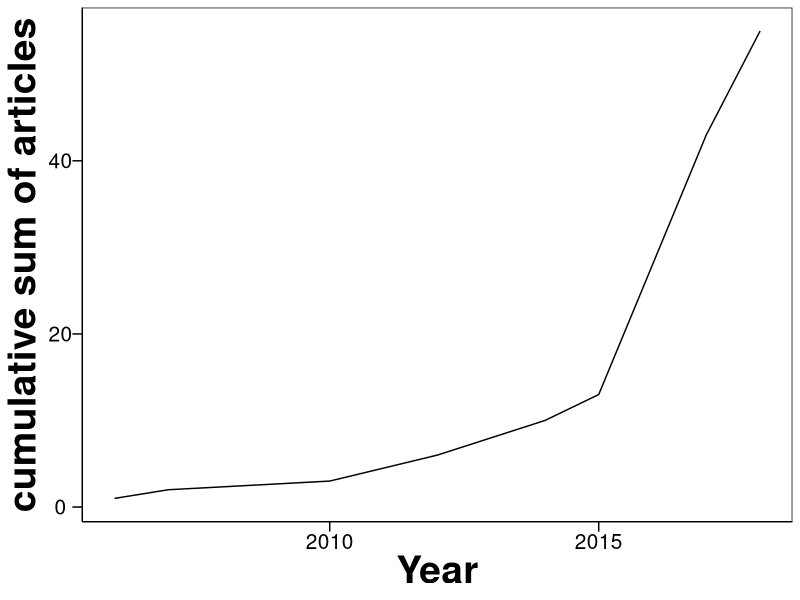
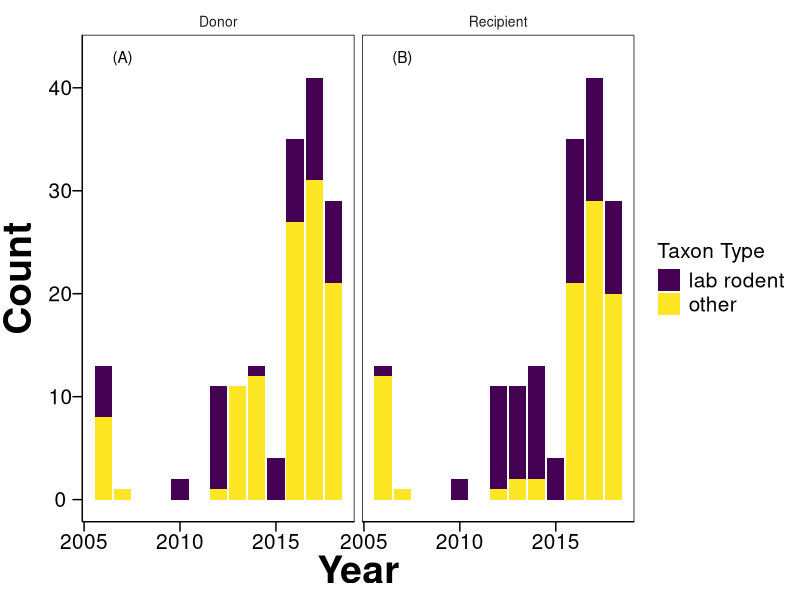
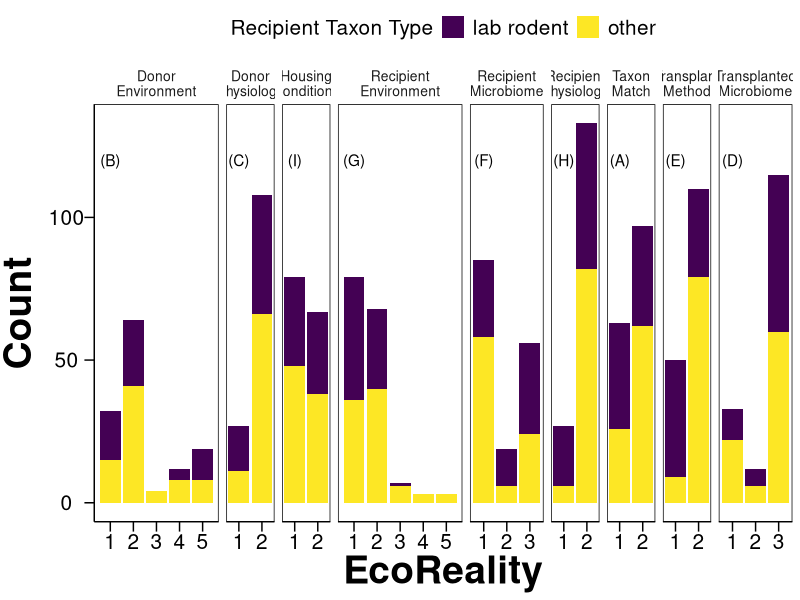
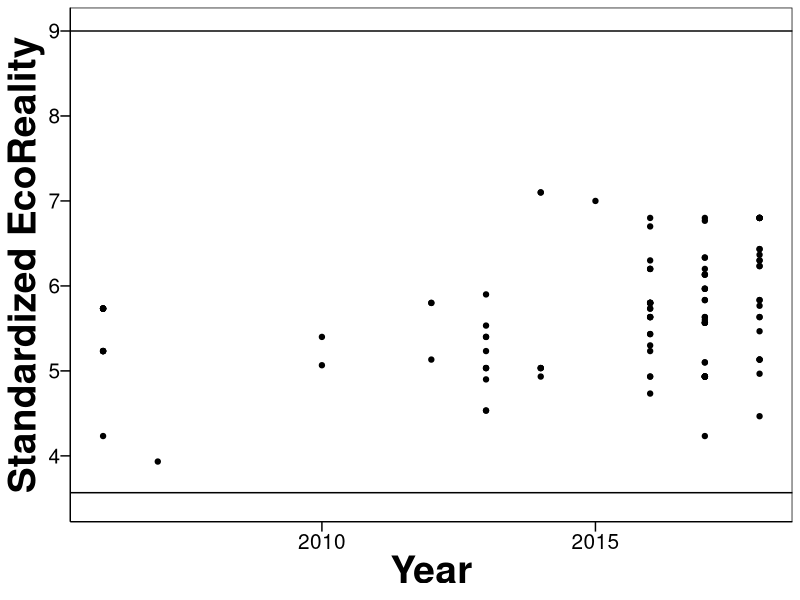
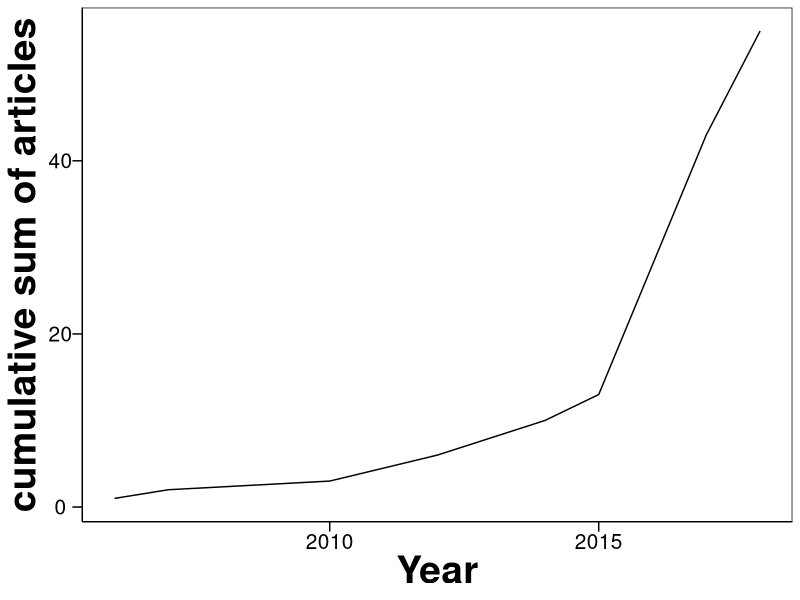
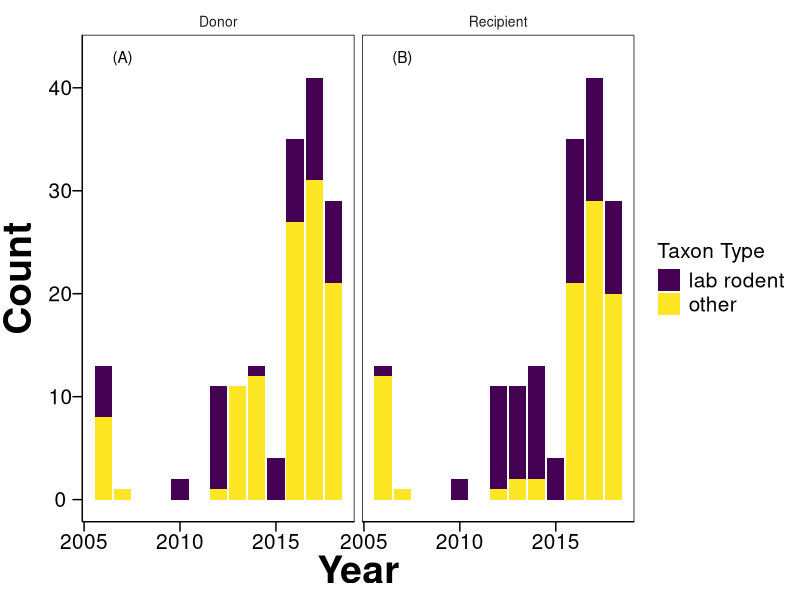
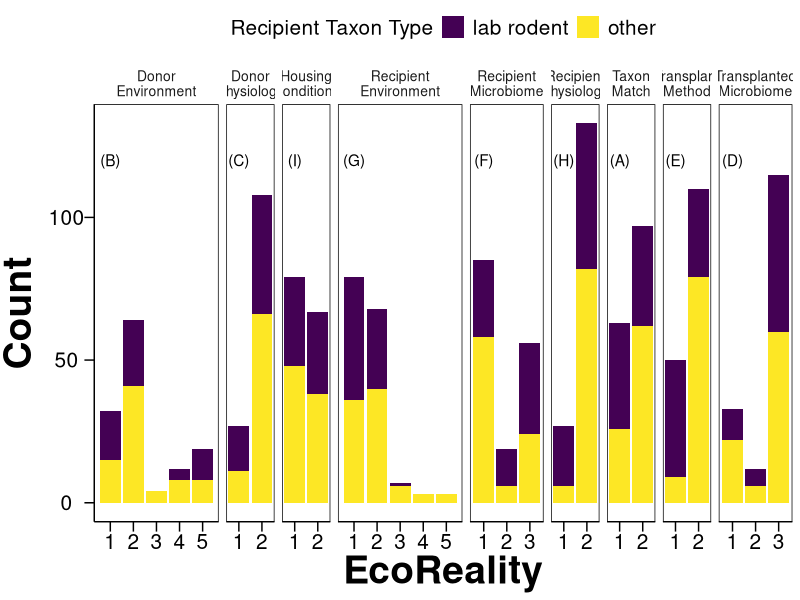
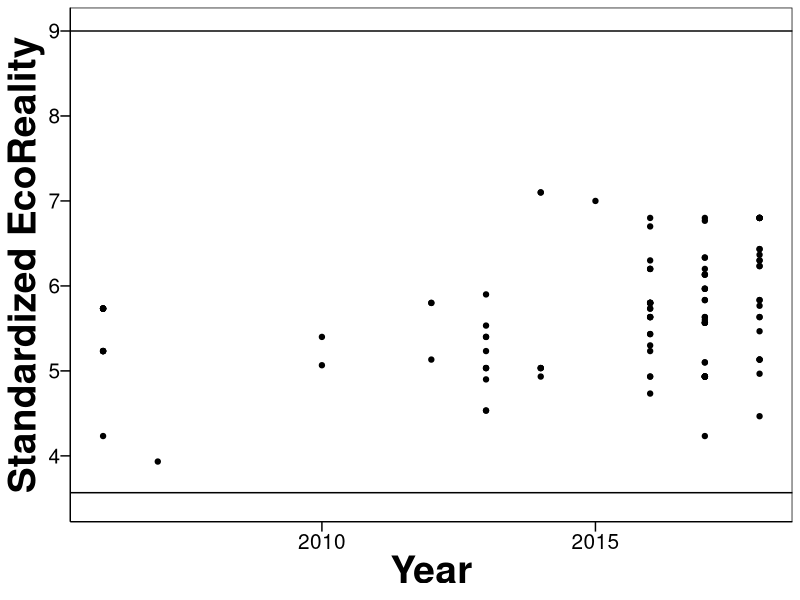

R code for these plots, in order:
##############################
##Into the wild: microbiome transplant studies need broader ecological reality
##
## Christopher J. Greyson-Gaito, Timothy J. Bartley, Karl Cottenie, Will M.C. Jarvis, Amy E.M. Newman, Mason Stothart
##
## R script to create figures in manuscript
## 
## Beginning of coding - 2018-11-19
## Version 1.0 - 2019-04-25
## Version 1.5 - 2019-04-26
## Version 1.53 - 2019-05-05
## Version 2.0 - 2019-12-03
##
## As of 2019-12-03, works with R version 3.6.1 (see packages for their versions)
##############################

theme_simple <- function() {
  theme_grey() %+replace%
    theme(
      axis.line = element_line(colour = "black"),
      panel.grid.minor = element_blank(),
      panel.grid.major = element_blank(),
      panel.background = element_blank(),
      axis.title = element_text(size = 28, face = "bold"),
      axis.text.x = element_text(size = 15, colour = "Black"),
      axis.text.y = element_text(size = 15, colour = "Black"),
      axis.ticks.length = unit(0.25, "cm"),
      axis.ticks = element_line(size = 0.5, colour = "Black"),
      panel.border = element_rect(fill = FALSE, size = 0.5),
      legend.title = element_text(size = 15),
      legend.key = element_blank()
    )
}

library("tidyverse") #Version 1.2.1
theme_set(theme_simple())
library(viridis) #Version 0.5.1

## Read in data -----

df_Transplant <- read_csv("data/EcoRealTable_2019-10-09_Data.csv")

## Data wrangling -----

summary(df_Transplant)

# find all the unique taxon IDs
df_Transplant %>% select(`Donor Taxon`, `Recipient Taxon`) %>% 
  unlist() %>% 
  unique() %>% .[order(.)]
  
## create lookup table more programmatically

labrodents <- c( "mouse", "rat")

donors <- df_Transplant %>%
  dplyr::select(`Donor Taxon`) %>%
  unique() %>%
  arrange(`Donor Taxon`) %>%
  mutate(LabRodent.Donor = ifelse(`Donor Taxon` %in% labrodents, "LabRodent", "Other"))

recipients <- df_Transplant %>%
  dplyr::select(`Recipient Taxon`) %>%
  unique() %>%
  arrange(`Recipient Taxon`) %>%
  mutate(LabRodent.Recip = ifelse(`Recipient Taxon` %in% labrodents, "LabRodent", "Other"))

## create new column for whether donor or recipient host was a labrodent or other
df_Transplant <- left_join(df_Transplant, recipients, by = "Recipient Taxon") %>%
  left_join(donors, by = "Donor Taxon")

# Calculation of number of papers (assuming PdFName are unique for each article)
length(unique(df_Transplant$PdFName)) #55 articles

# Calculation of number of transplant instances
length(df_Transplant$PdFName) #160 transplant instances (rows)

# Calculation of average number of transplant instances per article
summary(df_Transplant %>%
  group_by(PdFName) %>%
  summarise(TransplantCount = length(`Transplant Instance`)) %>%
 select(TransplantCount)) # mean 2.909

# Calculation of cumulative number of publications
df_Transplant %>%
  select(PdFName,Year) %>%
  group_by(Year) %>%
  summarise(Count = length(unique(PdFName))) %>%
  ggplot() +
  geom_line(aes(x = Year, y = cumsum(Count))) +
  ylab("cumulative sum of articles")

ggsave(paste(Sys.Date(), "CumulativeSumArticles.pdf"),
       width = 25, height = 12, units = "cm"
)

## Figures --------


# Figure 2 ----------------------------------------------------------------

#Caption: Number of transplant instances over time where the donor or recipient animal was either a lab rodent (mouse or rat) or another animal.

# necessary data frame to add letters to the plot
ann_fig1 = data.frame(DonorRecip = c("Donor","Recipient"),
                      label = c("(A)", "(B)"))

df_Transplant %>%
  select(PdFName,Year,LabRodent.Donor,LabRodent.Recip) %>% 
  mutate(LabRodent.DonorBin = ifelse(LabRodent.Donor == "LabRodent",1,0),LabRodent.RecipBin = ifelse(LabRodent.Recip == "LabRodent",1,0)) %>%
  group_by(Year) %>%
  summarise(DonorLabRodent = sum(LabRodent.DonorBin==1),DonorOther = sum(LabRodent.DonorBin==0),RecipLabRodent = sum(LabRodent.RecipBin==1), RecipOther = sum(LabRodent.RecipBin==0)) %>%
  select(Year,DonorLabRodent,DonorOther,RecipLabRodent,RecipOther) %>%
  gather(Type, Total, -Year) %>%
  mutate(DonorRecip = ifelse(grepl("Donor", Type),"Donor", "Recipient")) %>%
  mutate(Type = str_remove(Type, "Donor")) %>%
  mutate(Type = str_remove(Type, "Recip")) %>%
  ggplot()+
  geom_col(aes(x = Year, y = Total, fill = Type )) +
  facet_grid(.~DonorRecip)+
  theme(strip.background=element_blank(),strip.text.x=element_text(size=10),strip.text.y=element_text(size=10),
        axis.title.y=element_text(hjust=0.5, vjust=1.5),legend.text=element_text(size=15)) +
  scale_fill_viridis(
    name = "Taxon Type", breaks = c("LabRodent", "Other"),
    labels = c("lab rodent", "other"), alpha = 1, begin = 0, end = 1,
    direction = 1, discrete = TRUE, option = "D"
  ) +
  ylab("Count") +
  geom_text(data = ann_fig1, 
            mapping = aes(x = 2007, y = 43, label = label))
            # hjust = -0.1,
            # vjust = -1)

ggsave(paste(Sys.Date(), "CountAnimals.pdf"),
       width = 18, height = 12, units = "cm"
)



# Figure 3 ----------------------------------------------------------------

# Caption: Number of transplant instances in each experimental condition, separated into whether the recipient animal was a lab rodent or another animal. The X-axis is the level of EcoReality, with 1 always the lowest EcoReality. The levels are explained in our Supporting Information on GitHub (29).


ann_fig2 = data.frame(Type = c("Taxon\nMatch","Donor\nEnvironment",
                               "Donor\nPhysiology","Transplanted\nMicrobiome",
                               "Transplant\nMethod","Recipient\nMicrobiome",
                               "Recipient\nEnvironment","Recipient\nPhysiology",
                               "Housing\nConditions"),
                      label = c("(A)", "(B)", "(C)", "(D)", "(E)",
                                "(F)", "(G)", "(H)", "(I)"))


ecoreality_conditions <- df_Transplant %>%
  dplyr::select(LabRodent.Recip, starts_with("EcoReality")) %>%
  # select the relevant columns for the plotting function
  mutate(`EcoReality of Taxon Match` = ifelse(`EcoReality Taxon Match`=="Match",2,1)) %>%
  select(-`EcoReality Taxon Match`) %>%
  gather(starts_with("EcoReality of"), key = "Type", value = "EcoReality") %>%
  mutate(Type = str_remove(Type, "EcoReality of ")) %>%
  mutate(Type = str_remove(Type, " \\(1-3\\)")) %>%
  mutate(Type = str_remove(Type, " \\(1-5\\)")) %>%
  mutate(Type = str_remove(Type, " \\(1-2\\)")) %>%
  mutate(Type = str_replace(Type, " ", "\n")) %>%
  # create the long format for ease of plotting
  # not necessary to create individual figures (see code below)
  mutate(`EcoReality` = as.numeric(`EcoReality`),
         Type = factor(Type,levels=c("Taxon\nMatch","Donor\nEnvironment","Donor\nPhysiology","Transplanted\nMicrobiome","Transplant\nMethod","Recipient\nMicrobiome","Recipient\nEnvironment","Recipient\nPhysiology","Housing\nConditions")))

AV_ecoreality_conditions <- ecoreality_conditions %>%
  group_by(Type)%>%
  summarise(AvEcoReality=mean(`EcoReality`, na.rm=TRUE))%>%
  mutate(EcoRealityMax=c(2,5,2,3,2,3,5,2,2), propEcoReality=AvEcoReality/EcoRealityMax)
  
AV_ecoreality_conditions_recipienttaxon <- ecoreality_conditions %>%
  group_by(LabRodent.Recip,Type)%>%
  summarise(AvEcoReality=mean(`EcoReality`, na.rm=TRUE))%>%
  mutate(EcoRealityMax=c(2,5,2,3,2,3,5,2,2), propEcoReality=AvEcoReality/EcoRealityMax)

  ggplot(ecoreality_conditions) +
  geom_bar(aes(x = `EcoReality`, 
                     fill = LabRodent.Recip)) + 
  facet_grid (.~ Type, scales = "free_x",space = "free_x") +
  theme(legend.position = "top",
        strip.background=element_blank(),strip.text.x=element_text(size=10),strip.text.y=element_text(size=10),
        axis.title.y=element_text(hjust=0.5, vjust=1.5),legend.text=element_text(size=15)) +
  scale_fill_viridis(
    name = "Recipient Taxon Type", breaks = c("LabRodent", "Other"),
    labels = c("lab rodent", "other"), alpha = 1, begin = 0, end = 1,
    direction = 1, discrete = TRUE, option = "D"
  ) +
  scale_x_continuous(breaks = function(x) pretty(x)[pretty(x) %% 1 == 0]) +
  # https://stackoverflow.com/questions/15622001/how-to-display-only-integer-values-on-an-axis-using-ggplot2
  xlab("EcoReality") + 
  ylab("Count") +
  geom_text(data = ann_fig2, 
            mapping = aes(x = 1, y = 120, label = label))

ggsave(paste(Sys.Date(), "EcoRealityComparisons.pdf"),
  width = 25, height = 12, units = "cm"
)


# Figure 4 ----------------------------------------------------------------

# Caption: Standardized EcoReality score for each transplant instance.The grey area identifies the zone of EcoReality that has been studied in the literature, and the “Here be Dragons” area is the unexplored zone of EcoReality that is bound at the top by the theoretical maximum standardized EcoReality score of 9.

ecorealpertransplant<-df_Transplant %>%
  dplyr::select(Year,PdFName, `Transplant Instance`, starts_with("EcoReality")) %>%
  mutate(`EcoReality Taxon Match` = ifelse(`EcoReality Taxon Match` == "Match",2,1))%>%
  # select the relevant columns for the plotting function
  gather(starts_with("EcoReality"), key = "Type", value = "EcoRealityAbs") %>%
  mutate(Type = str_remove(Type, "EcoReality ")) %>%
  mutate(Type = str_remove(Type, "of ")) %>%
  mutate(Type = str_remove(Type, " \\(1-3\\)")) %>%
  mutate(Type = str_remove(Type, " \\(1-5\\)")) %>%
  mutate(Type = str_remove(Type, " \\(1-2\\)")) %>%
  # create the long format for ease of plotting
  # not necessary to create individual figures (see code below)
  mutate(EcoRealityAbs=as.numeric(EcoRealityAbs))%>%
  mutate(EcoReality = case_when(
    Type=="Taxon Match" ~ EcoRealityAbs/2,
    Type=="Donor Environment" ~ EcoRealityAbs/5,
    Type=="Donor Physiology" ~ EcoRealityAbs/2,
    Type=="Housing Conditions" ~ EcoRealityAbs/2,
    Type=="Recipient Environment" ~ EcoRealityAbs/5,
    Type=="Recipient Microbiome" ~ EcoRealityAbs/3,
    Type=="Recipient Physiology" ~ EcoRealityAbs/2,
    Type=="Transplant Method" ~ EcoRealityAbs/2,
    Type=="Transplanted Microbiome" ~ EcoRealityAbs/3)) %>%
  select(-EcoRealityAbs) %>%
  spread(Type, EcoReality) %>%
  mutate(EcoRealSum = rowSums(.[4:11])) %>%
  arrange(EcoRealSum)


  ggplot(ecorealpertransplant)+
  geom_point(aes(Year, EcoRealSum))+
  geom_hline(yintercept=3.566667)+
  geom_hline(yintercept=9)+
  scale_y_continuous(limits=c(3.5,9))+ #3.5666667 is the lowest score a paper can have, 9 is the highest score a paper can have
  ylab("Standardized EcoReality")

ggsave(paste(Sys.Date(), "EcoRealityStandardOverTime.pdf"),
       width = 18, height = 14, units = "cm"
)

##### Useful extra information --------

# How many of the recipient microbiomes 1 are gnobiotic bees.
bees <- df_Transplant %>%
  dplyr::select(`Recipient Taxon`, LabRodent.Recip, starts_with("EcoReality")) %>%
  # select the relevant columns for the plotting function
  mutate(`EcoReality of Taxon Match` = ifelse(`EcoReality Taxon Match`=="Match",2,1)) %>%
  select(-`EcoReality Taxon Match`) %>%
  gather(starts_with("EcoReality of"), key = "Type", value = "EcoReality") %>%
  mutate(Type = str_remove(Type, "EcoReality of ")) %>%
  mutate(Type = str_remove(Type, " \\(1-3\\)")) %>%
  mutate(Type = str_remove(Type, " \\(1-5\\)")) %>%
  mutate(Type = str_remove(Type, " \\(1-2\\)")) %>%
  mutate(Type = str_replace(Type, " ", "\n")) %>%
  # create the long format for ease of plotting
  # not necessary to create individual figures (see code below)
  mutate(`EcoReality` = as.numeric(`EcoReality`),
         Type = factor(Type,levels=c("Taxon\nMatch","Donor\nEnvironment","Donor\nPhysiology","Transplanted\nMicrobiome","Transplant\nMethod","Recipient\nMicrobiome","Recipient\nEnvironment","Recipient\nPhysiology","Housing\nConditions"))) %>%
  filter(Type=="Recipient\nMicrobiome") %>%
  filter(`EcoReality`==1)
  
table(bees$`Recipient Taxon`)

nrow(bees)
# Find articles for bees in recipient microbiom 1
beearticle <- df_Transplant %>%
  dplyr::select(PdFName,`Recipient Taxon`, `EcoReality of Recipient Microbiome (1-3)`)%>%
  filter(`EcoReality of Recipient Microbiome (1-3)`==1) %>%
  filter(`Recipient Taxon` %in% c("bee", "bumblebee"))

# Are zebrafish in Recipient microbiome 1 gnotobiotic too - find articles
zebrafish <- df_Transplant %>%
  dplyr::select(PdFName,`Recipient Taxon`, `EcoReality of Recipient Microbiome (1-3)`)%>%
  filter(`EcoReality of Recipient Microbiome (1-3)`==1) %>%
  filter(`Recipient Taxon`=="zebrafish")



